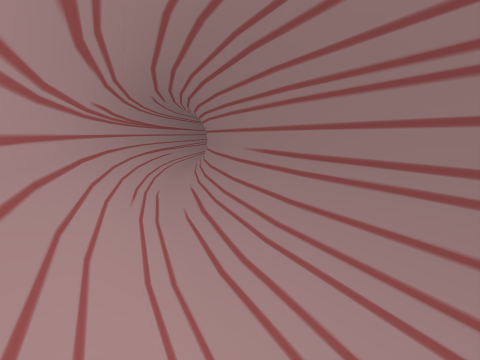
view 1 (above)

12 first-person views from a walk through a Unity game level. The camera is 1.4 m above the floor, tilts 10° down and sees 85° across. The floor is counted in squares, 1.19 m on a side. Each view is taken from the middle of a square. On the plan, view 1 faces up. The plan holds only what a view shows up to about 12 squares ahead; the rest is blank. The place goes on beyond the plan. The player is left out.

view 2
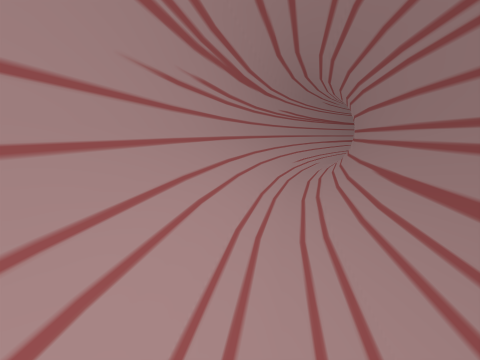

view 3
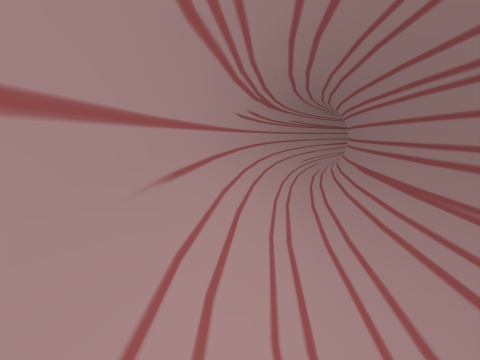

view 4
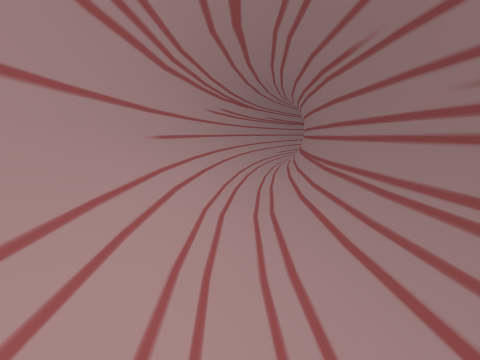

view 5
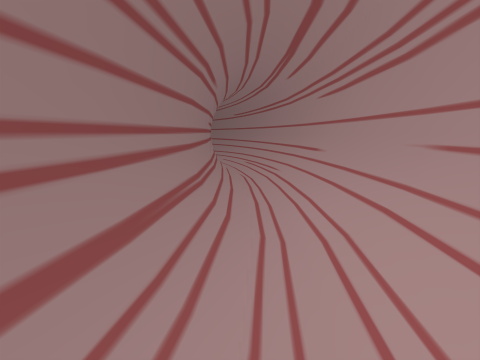

view 6
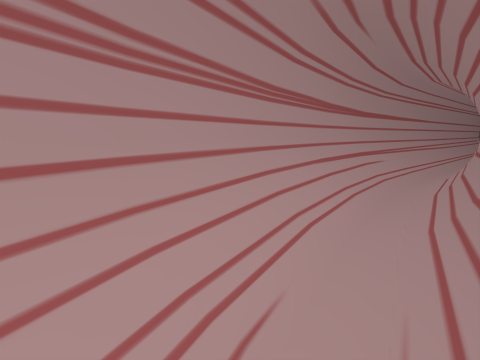

view 7
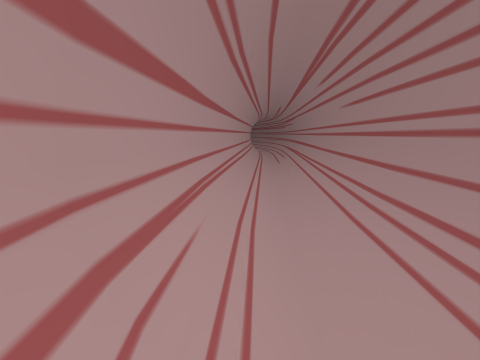

view 8
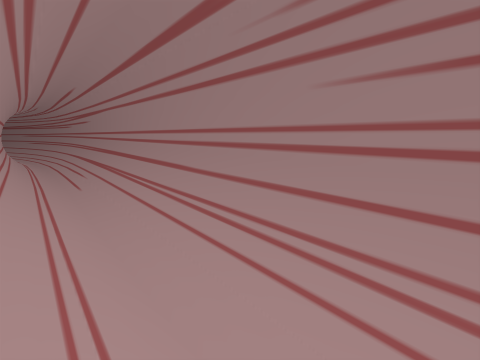

view 9
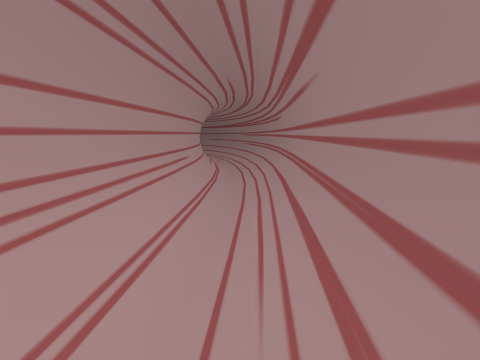

view 10
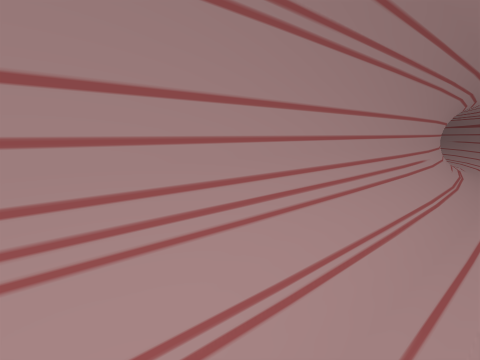

view 11
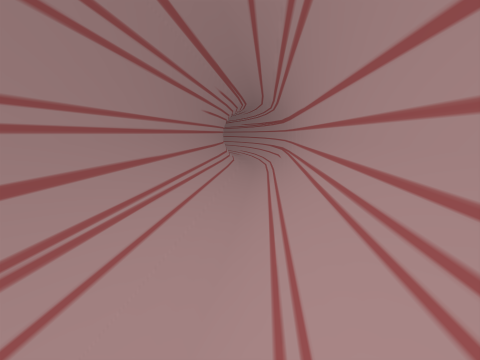

view 12
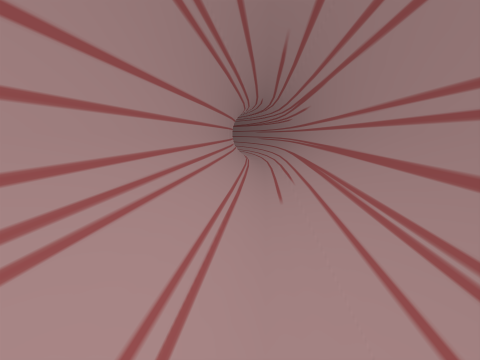

### Floor plan
Key: @ floor where view 1 was taken; # wall or solid block; . main floor; - floor 0.25 m lower than the main floor; / step, stairs or slope; O other object.
Columns run from 4 left of view 1 to 6 right of it. Each row starts with its distance up from view 1.
 30   #.#
 29   #.#
 28   #.#
 27   #.#
 26  ##/#
 25  #//#
 24  #//#
 23  #//#
 22  #//#
 21  #//#
 20  #.##
 19  #.#
 18  #.#
 17  #.#
 16 ##.#
 15 #//#
 14 #//#
 13 #//#
 12 #//#
 11 #//#
 10 #//#
  9 #//#
  8 ##.#
  7  #.##
  6  #//#
  5  #//#
  4  ##.##
  3   #//#
  2   #//##
  1   ##//#
  0    #@.##
 -1    ##//##
 -2     ##//##
 -3      ##./##
 -4       #/./#
 -5       ##/-/
 -6        ##O-
 -7         ###

Where each view was taken, in squares from view 1:
view 1: 0 up, 0 right, facing up
view 2: 3 down, 3 right, facing up-left
view 3: 5 down, 4 right, facing up-left
view 4: 6 down, 6 right, facing up-left
view 5: 1 down, 2 right, facing down-right
view 6: 5 up, 1 left, facing up-left
view 7: 11 up, 3 left, facing up
view 8: 15 up, 3 left, facing up-right
view 9: 22 up, 1 left, facing up
view 10: 21 up, 1 left, facing up-left
view 11: 22 up, 2 left, facing down
view 12: 18 up, 2 left, facing up
